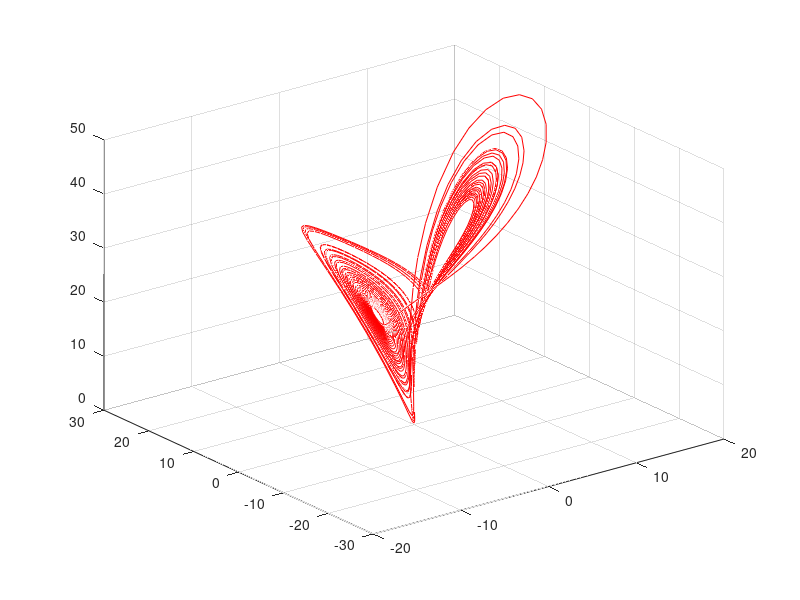

Reproduce this figure in MATLAB.


function lorenz

s = 10; % enter sigma value here
b = 8/3; % enter beta value here
p = 28; % enter rho value here

y = @(t,x) [-s*x(1) + s*x(2); x(1)*(p-x(3))-x(2); -b*x(3) + x(1)*x(2)];
% you are responsible for entering the Lorenz system here
% see IVP Solver code if you need a setup to mimic

T = [0 50]; % this is allowing system to run for a set interval of time; no need to edit
x0 = [0 1 0]; % this is the initial condition; this can and should be edited

[t,x] = ode45(y,T,x0); % ODE solver; do not edit

figure(1)
plot3(x(:,1),x(:,2),x(:,3),'r') % plots 3D solution for entered conditions

grid on % displays grid lines; helps significantly to see what is going on

end
